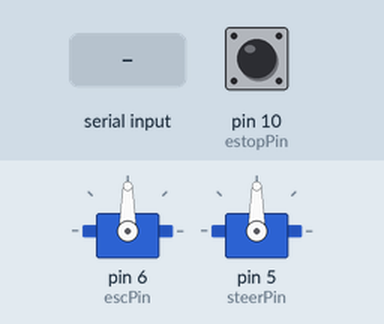
Bench run of a sketch on a simulated Arduino Nano, built with avr-gcc and run on an emulated ATmega328P. Parts: 2 × servo. The test bench sets the inputs (shaded band); at power-on: pin 10 (estopPin) LOW. What the sketch prints to the serial monitor is not drawn.

Above: at 1.2 s.
1.3 s: "$" received over Serial
4.3 s: "90,45,200,10\n" received over Serial
Timing chart, 0 to 7.3 s (numbered marks = the images above; inputs shaded):
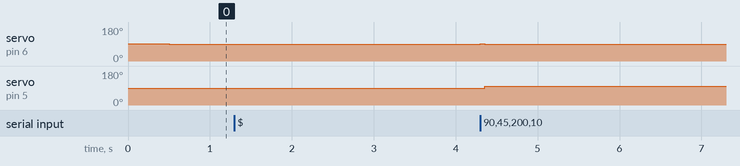

The sketch:

motorControl.ino
```cpp
#include <Servo.h>

//forward method declarations
void motor(int val);
void steer(int val);
void update();
void limitDesiredSpeed(float& desiredSpeed);
void limitDesiredHeading(float& desiredHeading);
void updateHeading();
void updateSpeed();
//void updateRcEscRead();
void updateRcSteerRead();
void encoderCallback();
bool getMessage();
void measureCurrentSpeed();

//tracking distance traveled
const int encoderA = 7;
const int encoderB = 8;
static volatile int currentTicks = 0; //volatile data for manipulation in interrupt routines

//control limits
static const float maxSpeed = 430; // maximum velocity
static const float minSpeed = -90;
static const float maxHeading = 0.35;
static const float minHeading = -0.35;

//PID Constants
static float   pid_p = 1;
static float   pid_i = 0.0;
static float   pid_d = 0.1;

static int trim = 0;

//Setpoint and error tracking
static volatile float currentSpeed = 0;
static float currentHeading = 0;
static float desiredHeading = 0;
static float desiredSpeed = 0;
static float currentMotorPWM = 0;

//variables used for "dt" parts of PID control
#define HISTORY_SIZE 100
static float         lastError = 0;
static unsigned long lastSpeedUpdateMicros = 0;
static unsigned long lastPIDUpdateMicros = 0;
static int           historyIndex = 0;

//stop conditions for the car
static int lastMessageTime;
static bool timeout = false;

const int estopPin = 10;
bool estop = false;

//autonomous or human control
const int muxStatePin = A6;
bool muxState = false;

//RC Remote Monitoring
static float currentEscValue = 0;
const int rcEscPin = 2;
static float currentSteerValue = 0;
const int rcSteerPin = 3;

//Motor objects
Servo esc;
const int escPin = 6;
Servo steering;
const int steerPin = 5;

int led_state = HIGH;

void setup()
{
    pinMode(estop, INPUT);

    pinMode(escPin, OUTPUT);
    esc.attach(escPin);
    pinMode(steerPin, OUTPUT);
    steering.attach(steerPin);

    //RC Remote Monitoring Init
    pinMode(rcEscPin, INPUT);
    pinMode(rcSteerPin, INPUT);

    pinMode(encoderA, INPUT);
    attachInterrupt(digitalPinToInterrupt(encoderA), encoderCallback, CHANGE);
    pinMode(encoderB, INPUT);

    pinMode(muxState, INPUT);

    //pinMode(13, OUTPUT);

    motor(0);
    steer(0);

    Serial.begin(115200);
    lastMessageTime = millis();

}

void loop()
{
  //digitalWrite(13, led_state = !led_state);
  muxState = !digitalRead(muxStatePin);
  estop = digitalRead(estopPin);
  if (estop) {
    motor(0);
    steer(0);
  }
  //if we haven't received a message from the joule in a while, stop driving
  if (lastMessageTime + 500 < millis()) {
    timeout = true;
  }
  measureCurrentSpeed();
  update();
  delay(50);
}

void update()
{
  if(getMessage()) {
      limitDesiredSpeed(desiredSpeed);
      limitDesiredHeading(desiredHeading);
  }

  updateRcSteerRead();
//updateRcEscRead();
  updateHeading();
  updateSpeed();

}

void limitDesiredSpeed(float& desiredSpeed) {
  desiredSpeed = min(maxSpeed, max(desiredSpeed, minSpeed));
}

void limitDesiredHeading(float& desiredHeading) {
  desiredHeading = min(maxHeading, max(desiredHeading, minHeading));
}

void updateHeading()
{
  if (!muxState || estop || timeout) {
    steer(0);
    desiredHeading = 0;
    currentHeading = 0;
  }
  else if (currentHeading != desiredHeading) {
    currentHeading = desiredHeading;
    int pwm = ((currentHeading - minHeading) * 142.857) - 45;
    steer(pwm);
  }
}

void updateSpeed()
{
  if (!muxState || estop || timeout) {
    motor(0);
    desiredSpeed = 0;
    currentSpeed = 0;
  } else {
    float error = desiredSpeed - currentSpeed;
    float dError = error - lastError;
    lastError = error;
    float deltaPWM = (pid_p * error) + (pid_d * dError);
    deltaPWM = max(min(deltaPWM, 2), -2);
    currentMotorPWM += deltaPWM;
	  motor(currentMotorPWM);
   }
}

//void updateRcEscRead()
//{
//  //In RC remote mode, read ESC
//  if(muxState && !estop && !timeout){
//    currentEscValue = pulseIn(rcEscPin,HIGH);
//  }
//}

void updateRcSteerRead()
{
  //In RC remote mode, read Steer
  // && !estop && !timeout
  if(!muxState){
    float currentSteerPWM = float(pulseIn(rcSteerPin,HIGH));
    currentSteerPWM = min(max((currentSteerPWM-1500.0)/500.0,-1),1);

    if(currentSteerPWM > 0){
      currentSteerValue = currentSteerPWM*maxHeading;
    } else{
      currentSteerValue = -1*currentSteerPWM*minHeading;
    }
  }
}

void steer(int val)
{
  steering.write(val + trim + 90);
}

void motor(int val)
{
  esc.write(val + 90);
}

void encoderCallback()
{
  if (digitalRead(encoderA) == digitalRead(encoderB)) {
    currentTicks++;
  } else {
    currentTicks--;
  }
}

bool getMessage()
{
  bool gotMessage = false;
  while(Serial.available())
  {
    if(Serial.read() == '$')
    {
      timeout = false;
      lastMessageTime = millis();
      desiredSpeed = Serial.parseFloat();
      desiredHeading = Serial.parseFloat();
      pid_p = Serial.parseFloat();
      pid_i = Serial.parseFloat();
      pid_d = Serial.parseFloat();
      trim = Serial.parseInt();
      gotMessage = true;
      Serial.println(currentSpeed);
      gotMessage = true;
      String message = "$";
      //If in RC control
      if(!muxState){
         message.concat("D,");
         message.concat(currentSteerValue);
      }
      else{
        message.concat("A,");
        message.concat(currentSpeed);
        message.concat(",");
        message.concat(estop);
      }
      Serial.println(message);
    }
  }
  return gotMessage;
}

void measureCurrentSpeed()
{
    long time = micros();
    long deltaTime = (long)(time - lastSpeedUpdateMicros) / 50000;
    lastSpeedUpdateMicros = time;
    currentSpeed = currentTicks / deltaTime;
    currentTicks = 0;
}
```

Measured:
- after the input at 1.3 s, every drawn part: stays the same
- after the input at 4.3 s, servo on pin 5 (steerPin): 90° → 100° after 0.05 s
